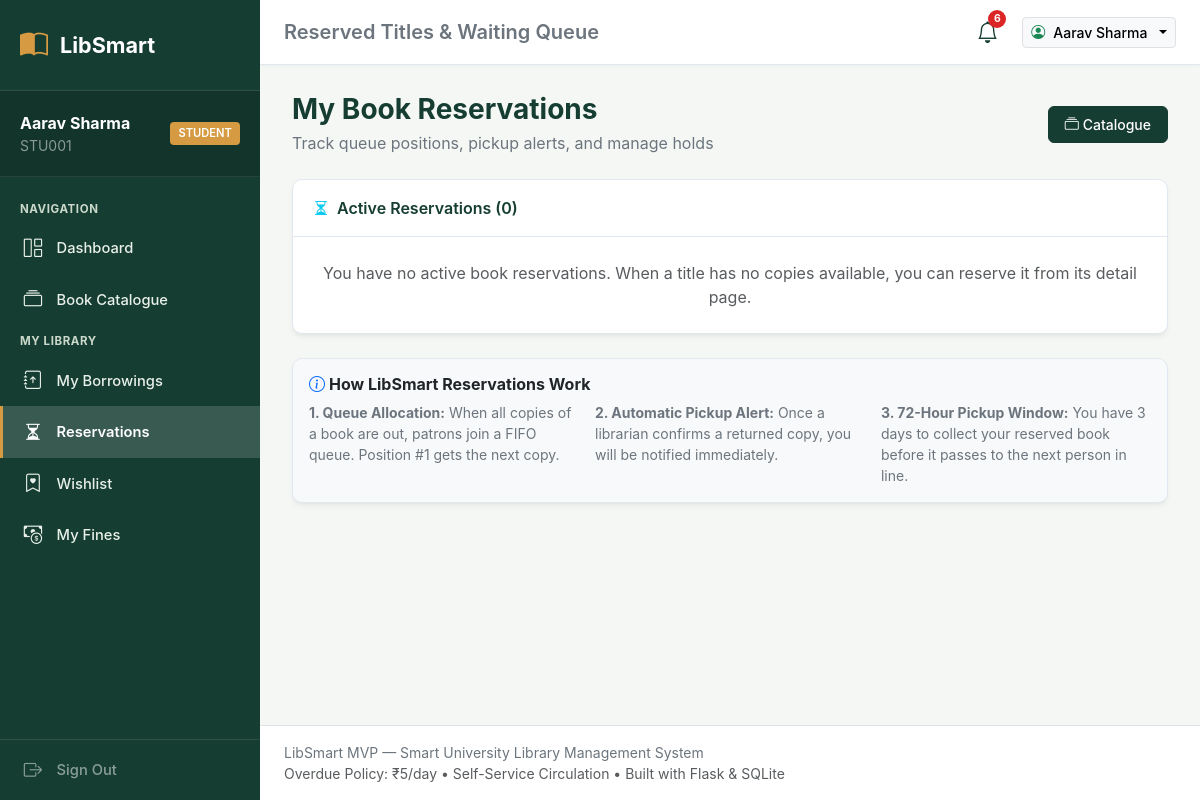
/my-reservations (signed in), run on the app's committed database.
### tables this page shows
CREATE TABLE users (
    id INTEGER PRIMARY KEY AUTOINCREMENT,
    university_id TEXT UNIQUE NOT NULL,
    name TEXT NOT NULL,
    email TEXT UNIQUE NOT NULL,
    password_hash TEXT NOT NULL,
    role TEXT NOT NULL CHECK(role IN ('student', 'faculty', 'librarian', 'admin')),
    max_borrow_limit INTEGER NOT NULL DEFAULT 3,
    is_active INTEGER NOT NULL DEFAULT 1,
    created_at TIMESTAMP DEFAULT CURRENT_TIMESTAMP
);

### app.py (the view)
@app.route('/my-reservations')
@login_required
@role_required('student', 'faculty')
def my_reservations():
    user_id = session['user_id']
    reservations = query_db("""
        SELECT r.*, bk.title, bk.author, bk.shelf_location,
            (SELECT copy_code FROM book_copies WHERE id = r.copy_id) as copy_code
        FROM reservations r
        JOIN books bk ON r.book_id = bk.id
        WHERE r.user_id = ? AND r.status IN ('pending', 'ready_for_pickup')
        ORDER BY r.created_at DESC
    """, (user_id,))
    return render_template('my_reservations.html', reservations=reservations)

### templates/my_reservations.html (shortened to what this page needs)
{% extends 'base.html' %}
{% block header_title %}Reserved Titles & Waiting Queue{% endblock %}
{% block content %}
<div class="d-flex justify-content-between align-items-center mb-4">
    <div>
        <h3 class="fw-bold mb-1" style="color: var(--forest-green);">My Book Reservations</h3>
        <p class="text-secondary mb-0">Track queue positions, pickup alerts, and manage holds</p>
    </div>
    <a href="{{ url_for('catalogue') }}" class="btn btn-forest btn-sm">
        <i class="bi bi-collection me-1"></i>Catalogue
    </a>
</div>
<div class="card-academic mb-4">
    <div class="card-header-academic">
        <span class="d-flex align-items-center gap-2">
            <i class="bi bi-hourglass-split text-info"></i>
            <span>Active Reservations ({{ reservations|length }})</span>
        </span>
    </div>
    <div class="card-body p-0">
        {% if reservations %}
        <div class="table-responsive">
            <table class="table-academic">
                <thead>
                    <tr>
                        <th>Book Title</th>
                        <th>Reserved Date</th>
                        <th>Queue Position / Status</th>
                        <th>Pickup Deadline</th>
                        <th>Actions</th>
                    </tr>
                </thead>
                <tbody>
                    {% for res in reservations %}
                    <tr>
                        <td>
                            <a href="{{ url_for('book_detail', book_id=res.book_id) }}" class="fw-bold text-dark text-decoration-none">
                                {{ res.title }}
                            </a>
                            <div class="small text-muted">{{ res.author }}</div>
                        </td>
                        <td>{{ res.reservation_date }}</td>
                        <td>
                            {% if res.status == 'ready_for_pickup' %}
                            <span class="badge-ready">
                                <i class="bi bi-check-circle-fill me-1"></i>Ready for Pickup!
                            </span>
                            {% elif res.status == 'pending' %}
                            <span class="badge-pending">
                                <i class="bi bi-clock me-1"></i>Queue Position #{{ res.queue_position }}
                            </span>
                            {% else %}
                            <span class="badge bg-secondary">{{ res.status|capitalize }}</span>
                            {% endif %}
                        </td>
                        <td>
                            {% if res.status == 'ready_for_pickup' %}
                            <div class="text-danger fw-bold">Before: {{ res.pickup_deadline }}</div>
                            <div class="small text-muted">Held at Circulation Desk</div>
                            {% else %}
                            <span class="text-muted small">Assigned upon return</span>
                            {% endif %}
                        </td>
                        <td>
                            {% if res.status == 'ready_for_pickup' %}
                            <form action="{{ url_for('self_borrow', book_id=res.book_id) }}" method="POST" class="d-inline">
                                <button type="submit" class="btn btn-success btn-sm">
                                    <i class="bi bi-journal-check me-1"></i>Issue Reserved Copy
                                </button>
                            </form>
                            {% elif res.status == 'pending' %}
                            <form action="{{ url_for('user_cancel_reservation', res_id=res.id) }}" method="POST" class="d-inline">
                                <button type="submit" class="btn btn-outline-danger btn-sm" onclick="return confirm('Cancel reservation for \'{{ res.title }}\'?')">
                                    <i class="bi bi-x-circle me-1"></i>Cancel Hold
                                </button>
                            </form>
                            {% endif %}
                        </td>
                    </tr>
                    {% endfor %}
                </tbody>
            </table>
        </div>
        {% else %}
        <div class="p-4 text-center text-muted">
            <p class="mb-0">You have no active book reservations. When a title has no copies available, you can reserve it from its detail page.</p>
        </div>
        {% endif %}
    </div>
</div>
<div class="card-academic p-3 bg-light">
    <h6 class="fw-bold text-dark mb-2"><i class="bi bi-info-circle text-primary me-1"></i>How LibSmart Reservations Work</h6>
    <div class="row g-3 small text-secondary">
        <div class="col-md-4">
            <strong>1. Queue Allocation:</strong> When all copies of a book are out, patrons join a FIFO queue. Position #1 gets the next copy.
        </div>
        <div class="col-md-4">
            <strong>2. Automatic Pickup Alert:</strong> Once a librarian confirms a returned copy, you will be notified immediately.
        </div>
        <div class="col-md-4">
            <strong>3. 72-Hour Pickup Window:</strong> You have 3 days to collect your reserved book before it passes to the next person in line.
        </div>
    </div>
</div>
{% endblock %}

### templates/base.html (shortened to what this page needs)
<!DOCTYPE html>
<html lang="en">
<head>
    <link href="https://cdn.jsdelivr.net/npm/bootstrap@5.3.3/dist/css/bootstrap.min.css" rel="stylesheet">
    <link href="https://cdn.jsdelivr.net/npm/bootstrap-icons@1.11.3/font/bootstrap-icons.min.css" rel="stylesheet">
    <link rel="stylesheet" href="{{ url_for('static', filename='css/style.css') }}">
</head>
<body>
    <div class="app-wrapper">
        {% if session.get('user_id') %}
        <aside class="sidebar">
            <a href="{{ url_for('dashboard') }}" class="sidebar-brand">
                <i class="bi bi-book-half"></i>
                <span>LibSmart</span>
            </a>
            <div class="sidebar-user">
                <div class="d-flex align-items-center justify-content-between">
                    <div>
                        <div class="fw-bold text-white text-truncate" style="max-width: 150px;">{{ session.get('name') }}</div>
                        <div class="text-white-50 small">{{ session.get('university_id') }}</div>
                    </div>
                    <span class="user-badge">{{ session.get('role') }}</span>
                </div>
            </div>
            <nav class="sidebar-nav">
                <div class="nav-section-title">Navigation</div>
                <a href="{{ url_for('dashboard') }}" class="sidebar-link {% if request.endpoint == 'dashboard' %}active{% endif %}">
                    <i class="bi bi-grid-1x2"></i>
                    <span>Dashboard</span>
                </a>
                <a href="{{ url_for('catalogue') }}" class="sidebar-link {% if request.endpoint in ('catalogue', 'book_detail') %}active{% endif %}">
                    <i class="bi bi-collection"></i>
                    <span>Book Catalogue</span>
                </a>
                {% if session.get('role') in ('student', 'faculty') %}
                <div class="nav-section-title">My Library</div>
                <a href="{{ url_for('my_borrowings') }}" class="sidebar-link {% if request.endpoint == 'my_borrowings' %}active{% endif %}">
                    <i class="bi bi-journal-arrow-up"></i>
                    <span>My Borrowings</span>
                </a>
                <a href="{{ url_for('my_reservations') }}" class="sidebar-link {% if request.endpoint == 'my_reservations' %}active{% endif %}">
                    <i class="bi bi-hourglass-split"></i>
                    <span>Reservations</span>
                </a>
                <a href="{{ url_for('my_wishlist') }}" class="sidebar-link {% if request.endpoint == 'my_wishlist' %}active{% endif %}">
                    <i class="bi bi-bookmark-heart"></i>
                    <span>Wishlist</span>
                </a>
                <a href="{{ url_for('my_fines') }}" class="sidebar-link {% if request.endpoint == 'my_fines' %}active{% endif %}">
                    <i class="bi bi-cash-coin"></i>
                    <span>My Fines</span>
                </a>
                {% endif %}
            </nav>
            <div class="sidebar-footer">
                <a href="{{ url_for('logout') }}" class="sidebar-link text-white-50 p-0">
                    <i class="bi bi-box-arrow-right"></i>
                    <span>Sign Out</span>
                </a>
            </div>
        </aside>
        {% endif %}
        <div class="main-wrapper">
            <header class="top-navbar">
                <div class="d-flex align-items-center gap-3">
                    <h5 class="mb-0 fw-semibold text-secondary">
                        {% block header_title %}Smart University Library{% endblock %}
                    </h5>
                </div>
                <div class="d-flex align-items-center gap-3">
                    {% if session.get('user_id') %}
                    <a href="{{ url_for('notifications') }}" class="nav-bell-btn" title="Notifications">
                        <i class="bi bi-bell"></i>
                        {% if unread_notification_count and unread_notification_count > 0 %}
                        <span class="nav-bell-badge">{{ unread_notification_count }}</span>
                        {% endif %}
                    </a>
                    <div class="dropdown">
                        <button class="btn btn-sm btn-light border dropdown-toggle d-flex align-items-center gap-2" data-bs-toggle="dropdown">
                            <i class="bi bi-person-circle text-success"></i>
                            <span class="fw-medium">{{ session.get('name') }}</span>
                        </button>
                    </div>
                    {% else %}
                    <a href="{{ url_for('login') }}" class="btn btn-forest btn-sm">Sign In</a>
                    {% endif %}
                </div>
            </header>
            <main class="content-body">
                {% block content %}{% endblock %}
            </main>
            <footer class="py-3 px-4 text-center text-secondary small border-top bg-white">
                <div class="d-flex flex-wrap justify-content-between align-items-center">
                    <span>LibSmart MVP — Smart University Library Management System</span>
                    <span class="text-muted">Overdue Policy: ₹5/day • Self-Service Circulation • Built with Flask & SQLite</span>
                </div>
            </footer>
        </div>
    </div>
</body>
</html>

### data on the page
users: get "Aarav Sharma", get "STU001", get "STUDENT"

### other printed values
{{ unread_notification_count }} "6"
{{ reservations|length }} "0"
